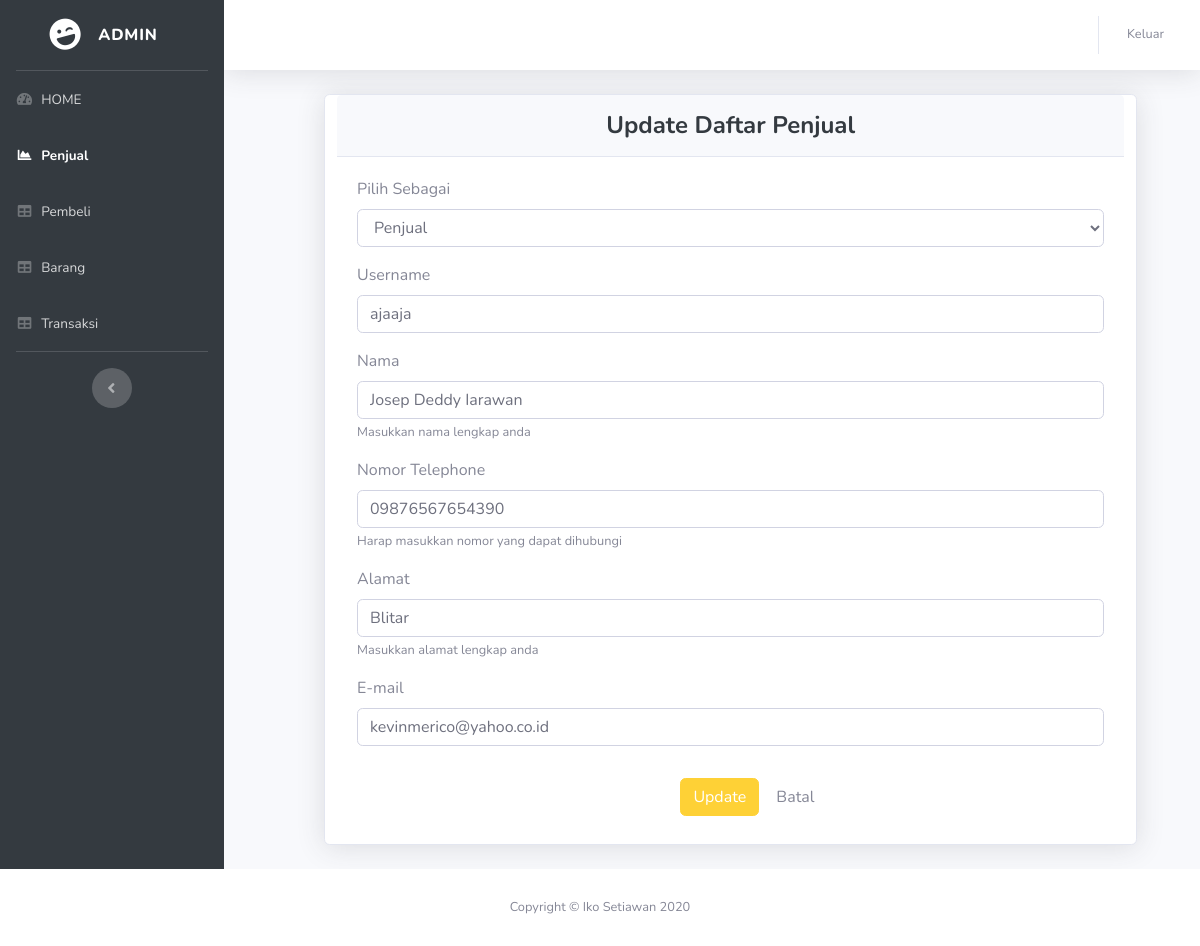
The page /Admin/updatePenjual/15 on the database its author committed.
### tables this page shows
CREATE TABLE `tb_user` (
  `id_user` int(11) NOT NULL,
  `status` varchar(32) NOT NULL,
  `username` varchar(64) NOT NULL,
  `nama` varchar(64) NOT NULL,
  `telephone` varchar(14) NOT NULL,
  `alamat` varchar(50) NOT NULL,
  `email` varchar(30) NOT NULL,
  `password` varchar(256) NOT NULL
);

### application/controllers/Admin.php (called while the page is built, shortened)
<?php
class Admin extends CI_Controller
{
    public function __construct()
    {
        $this->load->model('M_penjual');
        $this->load->model('M_pembeli');
        $this->load->model('M_barang');
        $this->load->model('m_transaksi');
        $this->load->library('dompdf_gen');
        $this->load->library('form_validation');
    }
    public function updatePenjual($id)
    {
        $data['judul'] = "Update data Penjual ";
        $data['status'] = ['Penjual', 'Pembeli'];
        $data['penjual'] = $this->M_penjual->getPenjualById($id);
        $this->form_validation->set_rules('status', 'Status', 'required|trim', ['required' => 'Harap memilih status terlebih dahulu']);
        $this->form_validation->set_rules('username', 'Username', 'required|trim', ['required' => 'Harap mengisi username terlebih dahulu']);
        $this->form_validation->set_rules('nama', 'Nama', 'required|trim', ['required' => 'Harap mengisi nama lengkap terlebih dahulu']);
        $this->form_validation->set_rules('telephone', 'Telephone', 'required', ['required' => 'Harap mengisi nomor telephone terlebih dahulu']);
        $this->form_validation->set_rules('alamat', 'Alamat', 'required', ['required' => 'Harap mengisi alamat terlebih dahulu']);
        $this->form_validation->set_rules('email', 'Email', 'required|trim|valid_emails', ['required' => 'Harap mengisi email terlebih dahulu', 'valid_emails' => 'harap isi E-mail dengan benar']);
        if ($this->form_validation->run() == FALSE) {
            $this->load->view("admin/v_header", $data);
            $this->load->view('admin/penjual/V_update_penjual', $data);
            $this->load->view("admin/v_footer");
            $this->session->set_flashdata('message', 'Gagal diubah ! ');
        } else {
            $this->M_penjual->ubahDataPenjual();
            $this->session->set_flashdata('message', 'Berhasil diubah');
            redirect('Admin/tampilPenjual');
        }
    }
}

### index.php (called while the page is built, shortened)
<?php
require_once BASEPATH.'core/CodeIgniter.php';

### application/models/m_penjual.php (called while the page is built, shortened)
<?php
class M_penjual extends CI_model
{
    public function getPenjualById($id)
    {
        return $this->db->get_where('tb_user', ['id_user' => $id])->row_array();
    }
}

### application/views/admin/penjual/v_update_penjual.php (the view, shortened to what this page needs)
<div id="wrapper">
    <ul class="navbar-nav bg-gradient-primary sidebar sidebar-dark accordion" id="accordionSidebar">
        <a class="sidebar-brand d-flex align-items-center justify-content-center" href="index.html">
            <div class="sidebar-brand-icon rotate-n-15">
                <i class="fas fa-laugh-wink"></i>
            </div>
            <div class="sidebar-brand-text mx-3">ADMIN</div>
        </a>
        <hr class="sidebar-divider my-0">
        <li class="nav-item">
            <a class="nav-link" href="<?= base_url(); ?>Admin">
                <i class="fas fa-fw fa-tachometer-alt"></i>
                <span>HOME</span></a>
        </li>
        <li class="nav-item active">
            <a class="nav-link" href="<?= base_url(); ?>Admin/tampilPenjual">
                <i class="fas fa-fw fa-chart-area"></i>
                <span>Penjual </span></a>
        </li>
        <li class="nav-item">
            <a class="nav-link" href="<?= base_url(); ?>Admin/tampilPembeli">
                <i class="fas fa-fw fa-table"></i>
                <span>Pembeli</span></a>
        </li>
        <li class="nav-item">
            <a class="nav-link" href="<?= base_url(); ?>barang">
                <i class="fas fa-fw fa-table"></i>
                <span>Barang</span></a>
        </li>
        <li class="nav-item">
            <a class="nav-link" href="<?= base_url(); ?>transaksi">
                <i class="fas fa-fw fa-table"></i>
                <span>Transaksi</span></a>
        </li>
        <hr class="sidebar-divider d-none d-md-block">
        <div class="text-center d-none d-md-inline">
            <button class="rounded-circle border-0" id="sidebarToggle"></button>
        </div>
    </ul>
    <div id="content-wrapper" class="d-flex flex-column">
        <div id="content">
            <nav class="navbar navbar-expand navbar-light bg-white topbar mb-4 static-top shadow">
                <ul class="navbar-nav ml-auto">
                    <li class="nav-item dropdown no-arrow">
                        <a class="nav-link dropdown-toggle" href="#" data-toggle="modal" data-target="#logoutModal">
                            <span class="mr-2 d-none d-lg-inline text-gray-600 small">Keluar</span>
                        </a>
                    </li>
                </ul>
            </nav>
            <div class="card shadow mb-4 col-sm-10" style="margin-left: 100px;">
                <div class="card-header py-3">
                    <h4 class="m-0 font-weight-bold text-primary text-center">Update Daftar Penjual </h4>
                </div>
                <div class="card-body">
                    <form method="post">
                        <div class="form-group">
                            <label for="status"> Pilih Sebagai </label>
                            <select class="form-control" name="status" id="status">
                                <option value="penjual"> Penjual </option>
                            </select>
                        </div>
                        <div class="form-group">
                            <label for="username">Username</label>
                            <input type="text" name="username" class="form-control" id="username" value="<?= $penjual['username']; ?>">
                        </div>
                        <div class="form-group">
                            <label for="nama">Nama</label>
                            <input type="text" name="nama" class="form-control" id="nama" value="<?= $penjual['nama']; ?>">
                            <small id="nama" class="form-text text-muted">Masukkan nama lengkap anda </small>
                        </div>
                        <div class="form-group">
                            <label for="telephone">Nomor Telephone</label>
                            <input type="number" name="telephone" class="form-control" id="telephone" value="<?= $penjual['telephone']; ?>">
                            <small id="telephone" class="form-text text-muted"> Harap masukkan nomor yang dapat dihubungi </small>
                        </div>
                        <div class="form-group">
                            <label for="alamat">Alamat</label>
                            <input type="text" name="alamat" class="form-control" id="alamat" value="<?= $penjual['alamat']; ?>">
                            <small id="alamat" class="form-text text-muted">Masukkan alamat lengkap anda </small>
                        </div>
                        <div class="form-group">
                            <label for="email">E-mail</label>
                            <input type="text" name="email" class="form-control" id="email" value="<?= $penjual['email']; ?>" />
                        </div>
                        <div class="col-sm-4 offset-5">
                            <button type="submit" name="ubah" class="btn btn-primary mt-3 mb-2"> Update </button>
                    </form>
                    <a class="btn mt-3 mb-2 mr-4" href="<?= base_url() ?>admin/tampilPenjual"> Batal </a>
                </div>
            </div>
        </div>
    </div>
</div>

### rows shown on the page
tb_user: username "ajaaja", nama "Josep Deddy Iarawan", telephone "09876567654390", alamat "Blitar", email "kevinmerico@yahoo.co.id"
